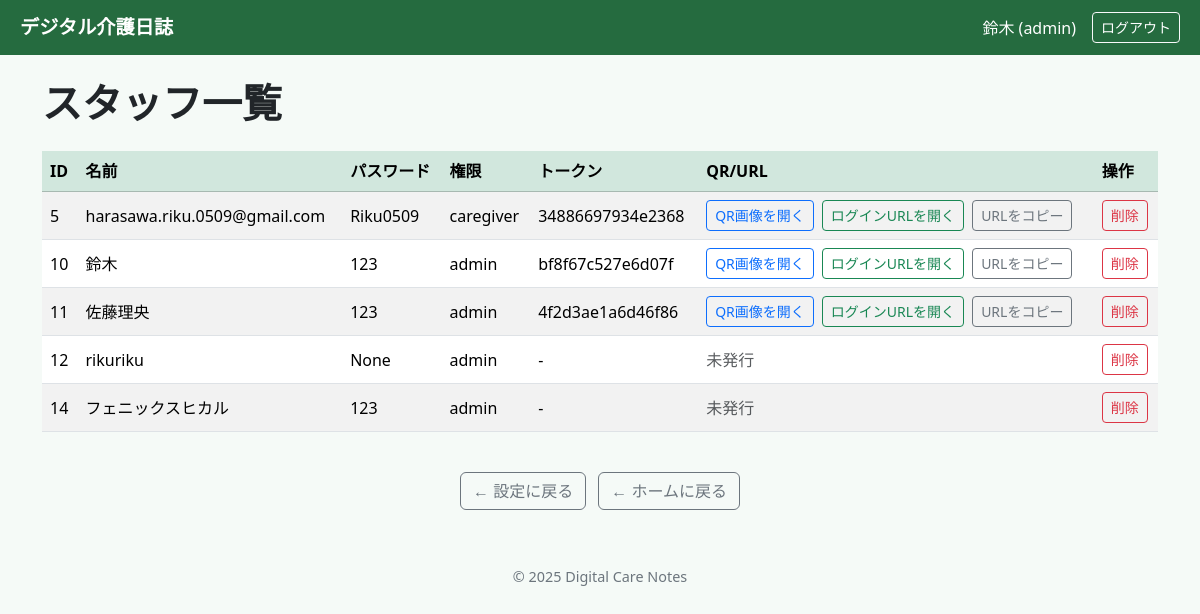
Before: /staff_list (signed in) with the older database file.
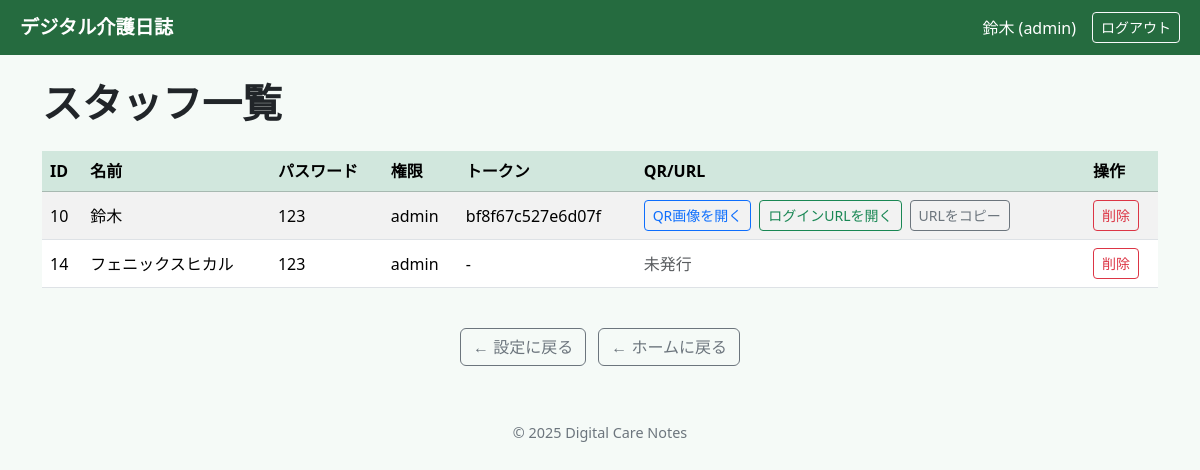
After: the same page with the newer database file.
### tables this page shows
CREATE TABLE staff (
                    id INTEGER PRIMARY KEY AUTOINCREMENT,
                    name TEXT,
                    role TEXT,
                    login_token TEXT
                , email TEXT, password TEXT);

### app.py (the view)
@app.get("/staff_list")
@admin_required
def staff_list():
    with get_connection() as conn:
        c = conn.cursor()
        c.execute("SELECT id, name, password, role, login_token FROM staff ORDER BY id")
        staff = c.fetchall()
    return render_template("staff_list.html", staff_list=staff)

### app.py (called while the page is built)
def get_locale():
    lang = session.get("lang")
    if lang in app.config["LANGUAGES"]:
        return lang
    return request.accept_languages.best_match(app.config["LANGUAGES"]) or "ja"

def _t(key, **kwargs):
    s = TRANSLATIONS.get(get_locale(), {}).get(key, key)
    if kwargs:
        try: s = s % kwargs
        except Exception: pass
    return s

def dict_factory(cursor, row):
    return {col[0]: row[idx] for idx, col in enumerate(cursor.description)}

def get_connection():
    conn = sqlite3.connect(DB_PATH, timeout=10, check_same_thread=False)
    conn.row_factory = dict_factory
    conn.execute("PRAGMA foreign_keys=ON;")
    conn.execute("PRAGMA journal_mode=WAL;")
    conn.execute("PRAGMA synchronous=NORMAL;")
    return conn

def admin_required(f):
    @wraps(f)
    def w(*a, **kw):
        if session.get("staff_role") != "admin":
            return _("管理者権限が必要です。"), 403
        return f(*a, **kw)
    return w

### templates/staff_list.html (shortened to what this page needs)
{% extends "base.html" %}
{% block content %}
<h1 class="fw-bold mb-4">スタッフ一覧</h1>
<div class="table-responsive">
  <table class="table table-striped align-middle">
    <thead class="table-success">
      <tr>
        <th>ID</th><th>名前</th><th>パスワード</th><th>権限</th><th>トークン</th>
        <th>QR/URL</th>
        <th>操作</th>
      </tr>
    </thead>
    <tbody>
      {% for s in staff_list %}
      <tr>
        <td>{{ s.id }}</td>
        <td>{{ s.name }}</td>
        <td>{{ s.password }}</td>
        <td>{{ s.role }}</td>
        <td>{{ s.login_token if s.login_token else "-" }}</td>
        <td>
          {% if s.login_token %}
            {% set host = request.host.split(':')[0] %}
            {% set login_url = 'http://' ~ host ~ ':5000/login/' ~ s.login_token %}
            <div class="d-flex flex-wrap gap-2">
              <a class="btn btn-sm btn-outline-primary" target="_blank" href="{{ url_for('qr_png', token=s.login_token) }}">
                QR画像を開く
              </a>
              <a class="btn btn-sm btn-outline-success" target="_blank" href="{{ login_url }}">
                ログインURLを開く
              </a>
              <button class="btn btn-sm btn-outline-secondary" type="button"
                      onclick="copyToClipboard('{{ login_url }}', this)">
                URLをコピー
              </button>
            </div>
          {% else %}
            <span class="text-muted">未発行</span>
          {% endif %}
        </td>
        <td>
          <a class="btn btn-sm btn-outline-danger"
             href="{{ url_for('delete_staff', sid=s.id) }}"
             onclick="return confirm('削除しますか？');">削除</a>
        </td>
      </tr>
      {% else %}
      <tr><td colspan="7" class="text-center text-muted py-3">スタッフがいません。</td></tr>
      {% endfor %}
    </tbody>
  </table>
</div>
<div class="text-center mt-4">
  <a href="{{ url_for('admin_page') }}" class="btn btn-outline-secondary">← 設定に戻る</a>
  <a href="{{ url_for('home') }}" class="btn btn-outline-secondary ms-2">← ホームに戻る</a>
</div>
{% endblock %}

### templates/base.html (shortened to what this page needs)
<!doctype html>
<html lang="{{ get_locale() }}">
  <head>
    <link href="https://cdn.jsdelivr.net/npm/bootstrap@5.3.2/dist/css/bootstrap.min.css" rel="stylesheet">
  </head>
  <body class="main-wrap">
    <header class="app-bar">
      <div class="d-flex align-items-center gap-2">
        <a href="{{ url_for('home') }}" class="app-title">{{ _("デジタル介護日誌") }}</a>
      </div>
      <div class="d-flex align-items-center gap-3">
        {% if session.get('staff_name') %}
          <span>{{ session['staff_name'] }}{% if session.get('staff_role') %} ({{ session['staff_role'] }}){% endif %}</span>
          <a href="{{ url_for('logout') }}" class="btn btn-sm btn-outline-light">{{ _("ログアウト") }}</a>
        {% else %}
          <a href="{{ url_for('staff_login') }}" class="btn btn-sm btn-outline-light">{{ _("ログイン") }}</a>
        {% endif %}
      </div>
    </header>
    <main class="container py-4">
      {% block content %}{% endblock %}
    </main>
    <footer>
      <div>© 2025 Digital Care Notes</div>
    </footer>
  </body>
</html>

### templates/base.html (style rules this page uses)
body.main-wrap { background: #f5faf7; min-height: 100vh; font-family: "Segoe UI", system-ui, sans-serif; }
.app-bar { background: #256b3f; color: #fff; padding: 0.75rem 1.25rem; display: flex; align-items: center; justify-content: space-between; }
.app-bar a { color: #fff; text-decoration: none; }
.app-title { font-weight: 700; font-size: 1.2rem; }
footer { text-align: center; color: #6c757d; font-size: 0.9rem; padding: 2rem 0; }

Changed rows visible on the page:
removed staff: id "5", name "harasawa.riku.0509@gmail.com", password "Riku0509", role "caregiver", login_token "34886697934e2368"
removed staff: id "11", name "佐藤理央", password "123", role "admin", login_token "4f2d3ae1a6d46f86"
removed staff: id "12", name "rikuriku", password "None", role "admin", login_token "-", shows "未発行"
